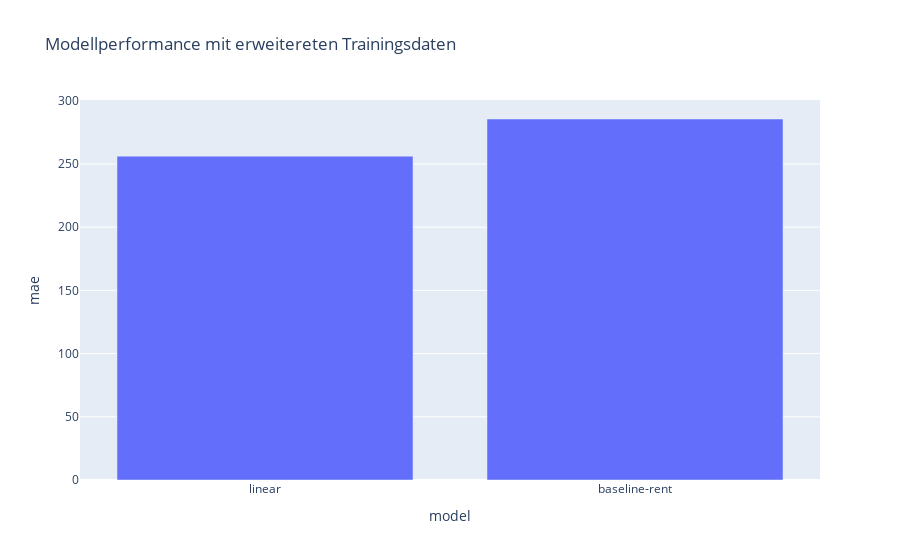
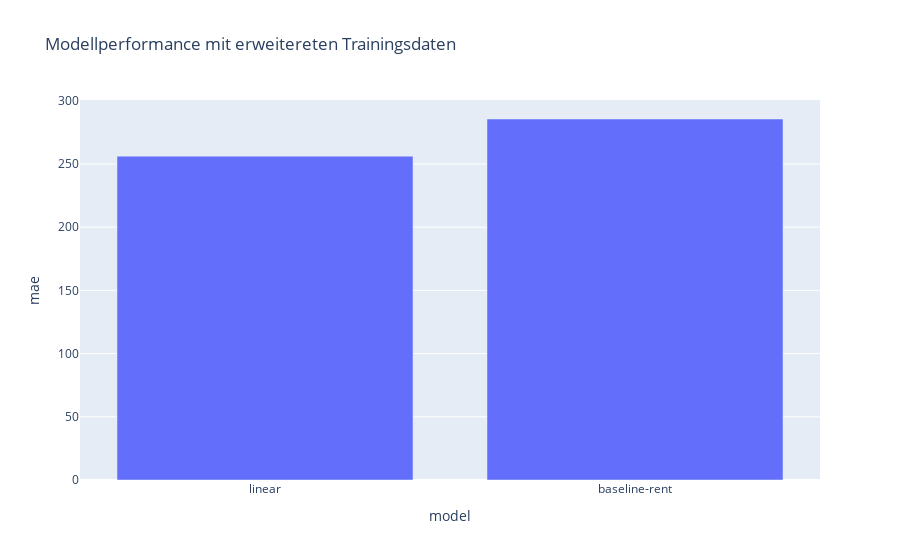
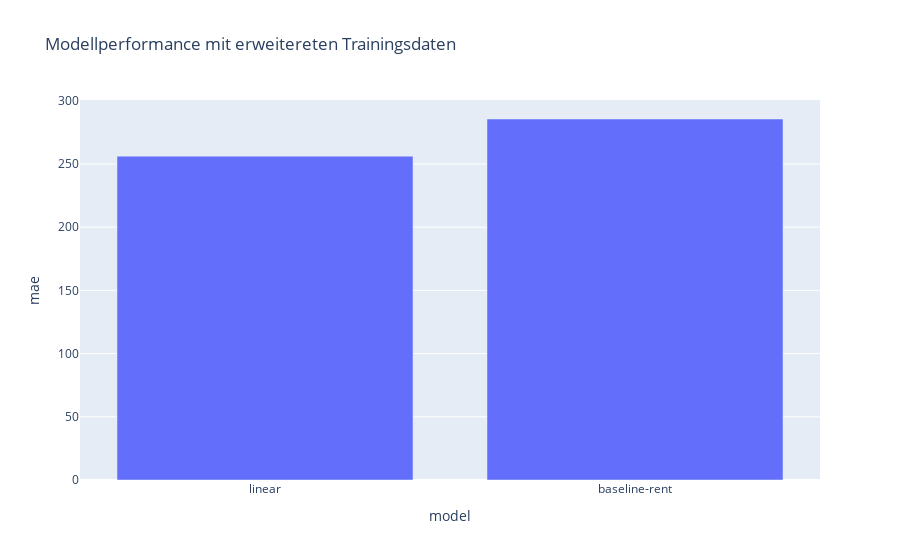

Notebook source saved alongside these figures, in order:
### Code cell
def getPlot (result_df): 
    result_df =  pd.read_excel("retraining_results.xlsx")
    plot = px.bar(
            result_df,
            x="model",
            y="mae",
            title="Modellperformance mit erweitereten Trainingsdaten"
        )   

    plot.show()
    return plot

with gr.Blocks() as demo:
    df = pd.read_excel("retraining_results.xlsx")

    btn = gr.Button("Berechne deinen Preis")
    btn.click(getPlot, outputs=[gr.Plot()])




demo.launch(debug=True)

### Figure 1 — Plotly figure (JSON) as saved in the notebook; plotly's stock layout.template omitted (floating-point values rounded to 4 significant figures)
{"data": [{"alignmentgroup": "True", "hovertemplate": "model=%{x}<br>mae=%{y}<extra></extra>", "legendgroup": "", "marker": {"color": "#636efa", "pattern": {"shape": ""}}, "name": "", "offsetgroup": "", "orientation": "v", "showlegend": false, "textposition": "auto", "type": "bar", "x": ["linear", "baseline-rent"], "xaxis": "x", "y": [256.2, 285.6], "yaxis": "y"}], "layout": {"barmode": "relative", "legend": {"tracegroupgap": 0}, "title": {"text": "Modellperformance mit erweitereten Trainingsdaten"}, "xaxis": {"anchor": "y", "domain": [0, 1], "title": {"text": "model"}}, "yaxis": {"anchor": "x", "domain": [0, 1], "title": {"text": "mae"}}}}

### Figure 2 — Plotly figure (JSON) as saved in the notebook; plotly's stock layout.template omitted (floating-point values rounded to 4 significant figures)
{"data": [{"alignmentgroup": "True", "hovertemplate": "model=%{x}<br>mae=%{y}<extra></extra>", "legendgroup": "", "marker": {"color": "#636efa", "pattern": {"shape": ""}}, "name": "", "offsetgroup": "", "orientation": "v", "showlegend": false, "textposition": "auto", "type": "bar", "x": ["linear", "baseline-rent"], "xaxis": "x", "y": [256.2, 285.6], "yaxis": "y"}], "layout": {"barmode": "relative", "legend": {"tracegroupgap": 0}, "title": {"text": "Modellperformance mit erweitereten Trainingsdaten"}, "xaxis": {"anchor": "y", "domain": [0, 1], "title": {"text": "model"}}, "yaxis": {"anchor": "x", "domain": [0, 1], "title": {"text": "mae"}}}}

### Figure 3 — Plotly figure (JSON) as saved in the notebook; plotly's stock layout.template omitted (floating-point values rounded to 4 significant figures)
{"data": [{"alignmentgroup": "True", "hovertemplate": "model=%{x}<br>mae=%{y}<extra></extra>", "legendgroup": "", "marker": {"color": "#636efa", "pattern": {"shape": ""}}, "name": "", "offsetgroup": "", "orientation": "v", "showlegend": false, "textposition": "auto", "type": "bar", "x": ["linear", "baseline-rent"], "xaxis": "x", "y": [256.2, 285.6], "yaxis": "y"}], "layout": {"barmode": "relative", "legend": {"tracegroupgap": 0}, "title": {"text": "Modellperformance mit erweitereten Trainingsdaten"}, "xaxis": {"anchor": "y", "domain": [0, 1], "title": {"text": "model"}}, "yaxis": {"anchor": "x", "domain": [0, 1], "title": {"text": "mae"}}}}
